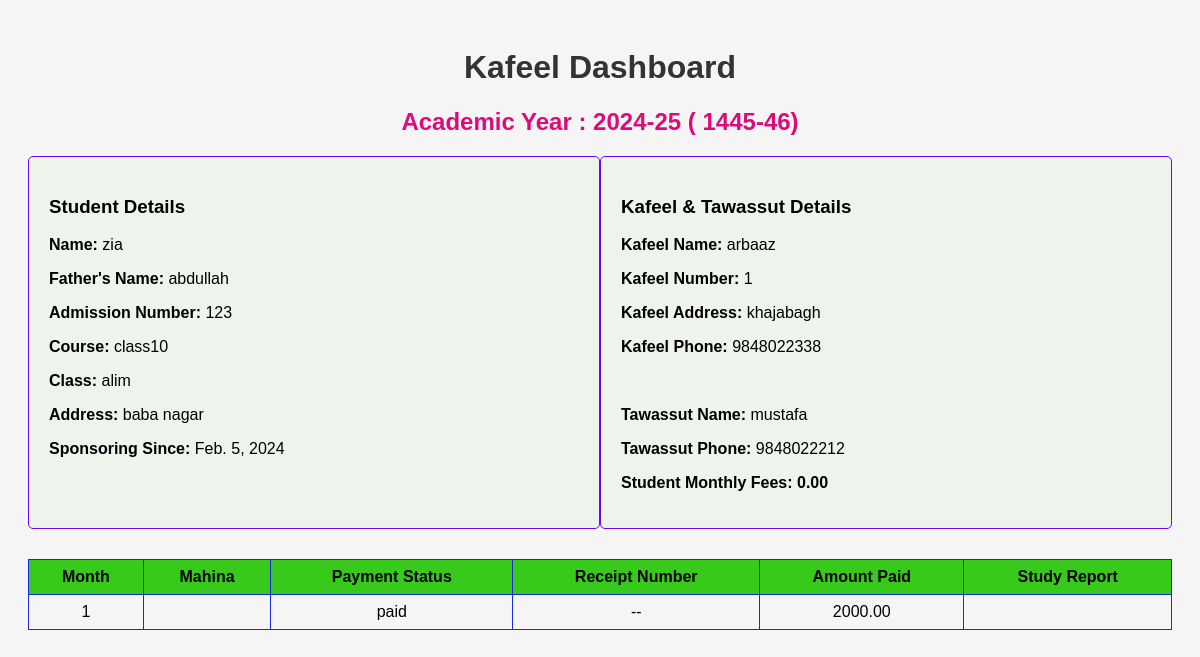
Page /complete_details/123/123/ on the committed database.
### kifalat/models.py (models this page shows, shortened)
class Student(models.Model):
    admission_number = models.CharField(max_length=20, primary_key=True)
    name = models.CharField(max_length=255)
    father_name = models.CharField(max_length=255)
    phone = models.CharField(max_length=10)
    address = models.TextField()
    course = models.ForeignKey(Course, on_delete=models.CASCADE)
    class_field = models.ForeignKey(Class, on_delete=models.CASCADE)
    section = models.ForeignKey(Section, on_delete=models.CASCADE)
    kafeel = models.ForeignKey(Kafeel, on_delete=models.CASCADE)
    sponsoring_since = models.DateField(null=True)
    monthly_fees = models.DecimalField(max_digits=10, decimal_places=2, default=0.0)
    total_fees = models.DecimalField(max_digits=10, decimal_places=2, default=0.0)
    STATUS_CHOICES = [
        ('Active', 'Active'),
        ('Deactive', 'Deactive'),
        ('Dropped Out', 'Dropped Out'),
        ('Course Complete', 'Course Complete'),
    ]
    status = models.CharField(max_length=20, choices=STATUS_CHOICES, default='Active')

class Course(models.Model):
    name = models.CharField(max_length=255)
    def __str__(self):
        return self.name

class Class(models.Model):
    name = models.CharField(max_length=255)
    def __str__(self):
        return self.name

class Kafeel(models.Model):
    number = models.IntegerField(unique=True, primary_key=True)
    name = models.CharField(max_length=255)
    phone = models.CharField(max_length=10)
    address = models.TextField()
    tawassut = models.ForeignKey(Tawassut, on_delete=models.SET_NULL, null=True)
    STATUS_CHOICES = [
        ('Active', 'Active'),
        ('Deactive', 'Deactive'),
    ]
    status = models.CharField(max_length=20, choices=STATUS_CHOICES, default='Active')
    monthly_amount = models.DecimalField(max_digits=10, decimal_places=2, default=0.0)
    def __str__(self):
        return self.name

class Tawassut(models.Model):
    name = models.CharField(max_length=255)
    phone = models.CharField(max_length=10)
    address = models.TextField()

class Record(models.Model):
    month_CHOICES = [
        ('Muharram', 'Muharram'),
        ('Safar', 'Safar'),
        ('Rabi\' al-awwal', 'Rabi\' al-awwal'),
        ('Rabi\' al-thani', 'Rabi\' al-thani'),
        ('Jumada al-awwal', 'Jumada al-awwal'),
        ('Jumada al-thani', 'Jumada al-thani'),
        ('Rajab', 'Rajab'),
        ('Sha\'ban', 'Sha\'ban'),
        ('Ramadan', 'Ramadan'),
        ('Shawwal', 'Shawwal'),
        ('Dhu al-Qi\'dah', 'Dhu al-Qi\'dah'),
        ('Dhu al-Hijjah', 'Dhu al-Hijjah'),
    ]
    student = models.ForeignKey(Student, on_delete=models.CASCADE)
    month = models.CharField(max_length=20, choices=month_CHOICES)
    receipt_number = models.CharField(max_length=255, blank=True, default='--')
    amount_paid = models.DecimalField(max_digits=10, decimal_places=2, null=True, blank=True, default=0)
    study_report = models.TextField(max_length=255,blank=True, default='')
    paid_date = models.DateField(null=True, blank=True)
    payment_status = models.CharField(max_length=10, choices=Progress.PAID_CHOICES, default='unpaid', blank=False)

### kifalat/views.py (the view)
# urls.py: path('complete_details/<int:kafeel_id>/<int:admission_number>/', complete_details, name='complete_details'),  # Updated path for complete_details
def complete_details(request, kafeel_id, admission_number):
    student = get_object_or_404(Student, admission_number=admission_number)
    records = Record.objects.filter(student=student)
    return render(request, 'complete_details.html', {'student': student, 'records': records})

### kifalat/templates/complete_details.html (shortened to what this page needs)
<!DOCTYPE html>
<html lang="en">
<head>
</head>
<body>
    <h1>Kafeel Dashboard  {{ kafeel.number }} </h1>
    <h2>Academic Year  : 2024-25  ( 1445-46)</h2>
    <div class="student-details-section">
        <div class="student-details-card">
            <h3>Student Details</h3>
            <p><strong>Name:</strong> {{ student.name }}</p>
            <p><strong>Father's Name:</strong> {{ student.father_name }}</p>
            <p><strong>Admission Number:</strong> {{ student.admission_number }}</p>
            <p><strong>Course:</strong> {{ student.course }}</p>
            <p><strong>Class:</strong> {{ student.class_field}}</p>
            <p><strong>Address:</strong> {{ student.address }}</p>
            <p><strong>Sponsoring Since:</strong> {{ student.sponsoring_since }}</p>
        </div>
        <div class="student-details-card">
            <h3>Kafeel & Tawassut Details</h3>
            <p><strong>Kafeel Name:</strong> {{ student.kafeel }}</p>
            <p><strong>Kafeel Number:</strong> {{ student.kafeel.number }}</p>
            <p><strong>Kafeel Address:</strong> {{ student.kafeel.address }}</p>
            <p><strong>Kafeel Phone:</strong> {{ student.kafeel.phone }}</p>
            <br>
            <p><strong>Tawassut Name:</strong> {{ student.kafeel.tawassut.name }}</p>
            <p><strong>Tawassut Phone:</strong> {{ student.kafeel.tawassut.phone }}</p>
            <p><strong>Student Monthly Fees:</strong> <strong>{{ student.monthly_fees }}</strong></p>
        </div>
    </div>
<table class="monthly-progress-table">
    <thead>
        <tr>
            <th>Month</th>
            <th>Mahina</th>
            <th>Payment Status</th>
            <th>Receipt Number</th>
            <th>Amount Paid</th>
            <th>Study Report</th>
        </tr>
    </thead>
    <tbody>
        {% for record in  records %}
        <tr>
            <td>{{ record.month }}</td>
            <td>{{ record.mahina }}</td>
            <td>{{ record.payment_status }}</td>
            <td>{{ record.receipt_number }}</td>
            <td>{{ record.amount_paid }}</td>
            <td>{{ record.study_report }}</td>
        </tr>
        {% endfor %}
    </tbody>
</table>

### kifalat/templates/complete_details.html (style rules this page uses)
body { font-family: Arial, sans-serif; padding: 20px; background-color: #f5f5f5; }
h1 { color: #333; text-align: center; }
h2 { color: #de0a7b; text-align: center; }
.student-details-section { margin-top: 20px; display: flex; justify-content: space-between; }
.student-details-card { width: 48%; background-color: #eef3eb; border: 1px solid #6908f9; border-radius: 5px; padding: 20px; margin-bottom: 20px; }
.monthly-progress-table { width: 100%; border-collapse: collapse; margin-top: 10px; }
.monthly-progress-table th, .monthly-progress-table td { padding: 8px; border: 1px solid #1929e1; text-align: center; }
.monthly-progress-table th { background-color: #37ca1a; }

### rows in the picture
Student: name "zia", father_name "abdullah", admission_number "123", course "class10", class_field "alim", address "baba nagar", sponsoring_since "Feb. 5, 2024", kafeel "arbaaz", kafeel.number "1", kafeel.address "khajabagh", kafeel.phone "9848022338", kafeel.tawassut.name "mustafa", kafeel.tawassut.phone "9848022212", monthly_fees "0.00"
Record: month "1", payment_status "paid", receipt_number "--", amount_paid "2000.00"
